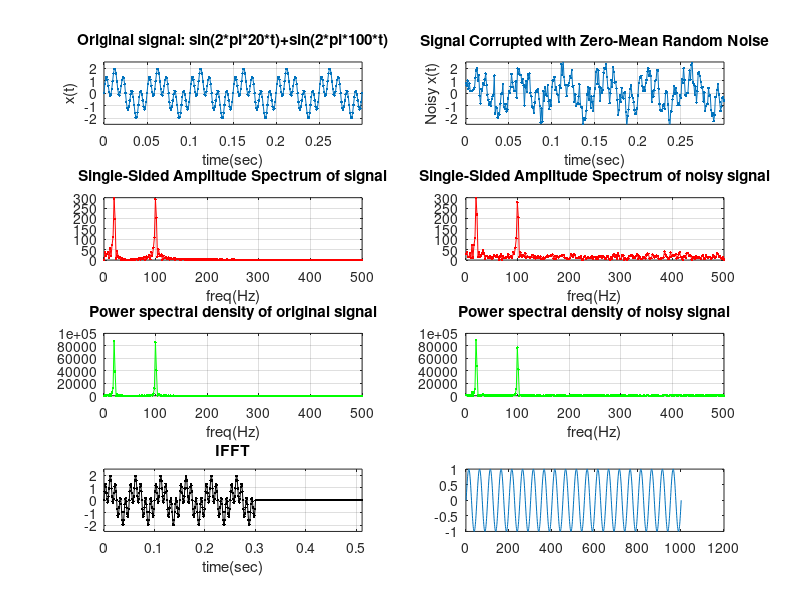
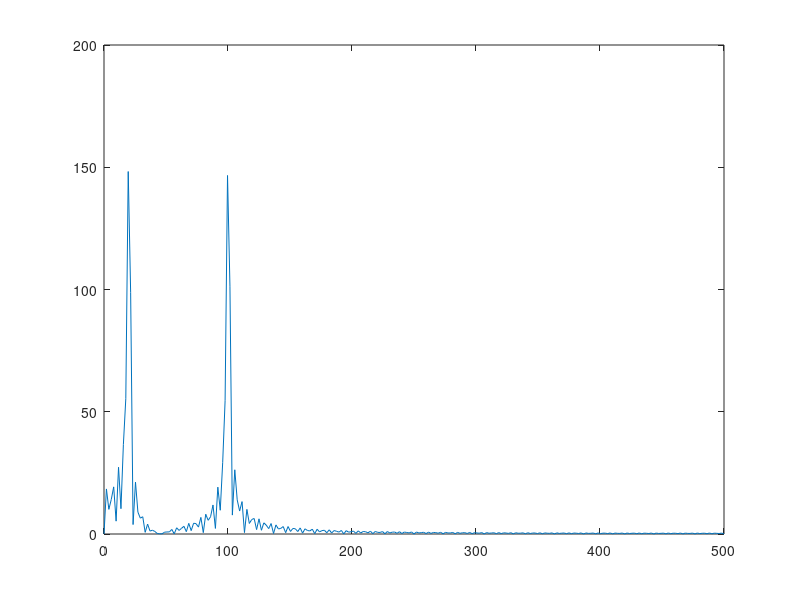

Write MATLAB code to recreate these figures, in order. (Note: this script raises an error after producing the figures.)


%% Sampling theorem:


    % pick a sampling frequency
    Fs = 120;

    % pick times of sampling
    t=0:1/Fs:1;
    w=12; % pick a signal frequency
    y = sin(w*t*2*pi);
    
    figure; plot(t, y, 'LineWidth',2); hold on
    
    % downsample the signal to 60 Hz
    t_60Hz = t(1:2:end);
    y_60Hz = y(1:2:end);
    
    plot(t_60Hz, y_60Hz, 'ro');
    
    plot(t_60Hz, y_60Hz, ':r', 'LineWidth',2);

    % downsample the signal to sub Nyquist
    t_10Hz = t(1:12:end);
    y_10Hz = y(1:12:end);
    
    plot(t_10Hz, y_10Hz, 'gd');
    
    plot(t_10Hz, y_10Hz, '-g', 'LineWidth',2);
    
    % they run ex1
    % they run ex1_practice
    
% =========================================================================    
%% +++++++++++++++++++++++++++++++++ FFT ++++++++++++++++++++++++++++++++++ 
% =========================================================================   

% creating signal
clc;
clear; % clears all variables
close all % close all windows

F1=20;
F2=100;
Fs = 1000;   % Sampling frequency
Ts = 1/Fs;        % Sampling time
t=0:Ts:.3;  % time vector

% Create signal
x=sin(2*pi*F1*t)+sin(2*pi*F2*t); % 2*pi to turn into radians

L = numel(x); % Length (number of elements)

noisy_x = x + 0.5*randn(1,L);  % Signal Corrupted with Zero-Mean Random Noise

% -------------------------------------------------------------------------
% FFT

NFFT = pow2(nextpow2(L));  % equivalent to 2^(nextpow2(L))
% NFFT = 301;

fft_x = fft(x,NFFT);        % take FFT
fft_noisy_x = fft(noisy_x,NFFT);
% FFT gives complex number

% let's look at the FFT:
fft_x(2)        % let's look at the 2nd element: 
                % it is a complex number - indicated by 'i'

plot(abs(fft_x)) % we can plot just the magnitude/amplitude with abs
% in plot, discard 2nd half cuz mirror image of the second half
hold on
plot(abs(fft_x).^2) % we can plot the magnitude squarred - power
% dot in the .^2 is to square each element
plot(fft_x.*conj(fft_x),'g+') % can plot the product with the complex conjigut
                              % are the same
hold off

p1 = fft_x.*conj(fft_x);    % mult by complex conjigut to get power (p)
p2 = fft_noisy_x.*conj(fft_noisy_x);

% f = Fs/2*linspace(0,1,NFFT/2+1); % determine the vector of frequencies
f = Fs/2*linspace(0,1,NFFT/2+1); %sampling rate

figure; plot(f,abs(fft_x(1:NFFT/2+1)))

% -------------------------------------------------------------------------

% IFFT (inverse FFT)
ifft_x = ifft(fft_x,NFFT);
ifft_noisy_x = ifft(fft_noisy_x,NFFT);

% plotting
figure(1);
subplot(4,2,1);
plot(t,x,'.-');
axis([0 .3 -2.5 2.5])
title('Original signal: sin(2*pi*20*t)+sin(2*pi*100*t)')
xlabel('time(sec)');
ylabel('x(t)');
grid on

subplot(4,2,2);
plot(t,noisy_x,'.-');
axis([0 .3 -2.5 2.5])
title('Signal Corrupted with Zero-Mean Random Noise')
xlabel('time(sec)');
ylabel('Noisy x(t)');
grid on

subplot(4,2,3);
plot(f,2*abs(fft_x(1:NFFT/2+1)),'r.-')
title('Single-Sided Amplitude Spectrum of signal')
xlabel('freq(Hz)');
grid on

subplot(4,2,4);
plot(f,2*abs(fft_noisy_x(1:NFFT/2+1)),'r.-')
title('Single-Sided Amplitude Spectrum of noisy signal')
xlabel('freq(Hz)');
grid on

subplot(4,2,5);
plot(f,4*p1(1:NFFT/2+1),'g.-')
title('Power spectral density of original signal')
xlabel('freq(Hz)');
grid on

subplot(4,2,6);
plot(f,4*p2(1:NFFT/2+1),'g.-')
title('Power spectral density of noisy signal')
xlabel('freq(Hz)');
grid on

% Trailing 0s is due to number of points/components (want more components
% than is actually in your signal)
subplot(4,2,7);
plot((0:1/(NFFT-1):1)*NFFT*Ts,real(ifft_x),'k.-')
axis([0 .512 -2.5 2.5])
title('IFFT')
xlabel('time(sec)');
grid on

subplot(4,2,8);
plot((0:1/(NFFT-1):1)*NFFT*Ts,real(ifft_noisy_x),'k.-')
axis([0 .512 -2.5 2.5])
title('IFFT')
xlabel('time(sec)');
grid on

% -------------------------------------------------------------------------
% -------------------------------------------------------------------------

% play with ex2_FFT_IFFTPractice
%
% this will generate 1 second of signal
% 10, 50 hz, and enough input samples in 1 sec to satisy Nyquist (100) 
%  - pick number of FFT to be larger than num points (512)
%  - pick number of iFFT points to be the same (512)
% -> perfect reconstruction in the inverse FFT
%
% What if number of input samples is less than 100?
% What if number of FFT is smaller than number of samples?
% What if number of iFFT is smaller than FFT?
   
% MAKE SPEC function for plotting spectra

% lets make a signal
   Fs = 1000;
   t=0:1/Fs:1;
   x = sin(20*2*pi*t); plot(x)
   spec(x,Fs,512)
   
% what about a small square blip - say touched the apparatus and gave a
% static discharge.
    xs = zeros(1,numel(t));
    xs(round(numel(t)/2)-3:round(numel(t)/2)+3) = 40*ones(1,6+1);
    x = xs+ sin(10*2*pi*t); 
    plot(x)
    spec(x,Fs,512)  
    % why is this?
    % that does this mean for analysis of your data signals (have to get
    % rid of these)
    %   - how can you get rid of them: filtering, exclude traces
   
 % lets add some noise  
   x = sin(10*2*pi*t)+rand(1,numel(t)); plot(x)
   spec(x,Fs,512) % where is the low frequency part comming from? Rand has mean of 0.5
   
% what about a linear drift?
    x = sin(10*2*pi*t) + t - 0.5; plot(x)
    spec(x,Fs,512)
    % this has edge effects
    
% how can we get rid of these types of edge artifacts?
%  subtract mean and use a window that tapers
    x = sin(10*2*pi*t) + t - 0.5; plot(x)
   win = hanning(numel(x))';
    plot(x); hold on
    plot(win, 'r')
    plot(win.*x,'g')     % note that it still has some drift
    spec(win.*x,Fs,512)

    specCell({x,win.*x},Fs,512) % can see that the power of main component 
                        %is squashed, but edge effects are even more so.
 
 
% =========================================================================    
%% +++++++++++++++++++++++++++ Filtering ++++++++++++++++++++++++++++++++++ 
% =========================================================================  

Fs = 1000;
t =0:1/Fs:2;

% slow linear drift?
x = sin(10*2*pi*t) + t - 0.5; plot(x)
spec(x,Fs,512)
% this has edge effects (= first and last signal is not at center)

% how can we get rid of these types of edge artifacts?
%  subtract mean and use a window that tapers
win = hanning(numel(x))';
plot(x); 
hold on
plot(win, 'r')
plot(win.*x,'g')     % note that it still has some drift

spec(win.*x,Fs,512)

specCell({x,win.*x},Fs,512) % can see that the power of main component 
                    %is squashed, but edge effects are even more so.

% -------------------------------------------------------------------------

% low pass filter
%   what do we use for a low pass filter?
%   box-car or another kernel with smooth edges

Fs = 100; %sampling rate
t =0:1/Fs:2;
s1 = rand(1,numel(t))+.3*sin(2*pi*3*t); % make a signal w/randomness
plot(t,s1)

n = 5;
kern = ones(1,n)./n;        % box carr window (filter kernel)
                              % (want kernel to sum to 1)
s2 = conv(s1,kern,'same');  % convolve (multiply then sum); 
                              % same = same number of data points out as put in
figure; plot(t,s1,'b')
hold on
plot(t,s2,'r')

figure
subplot(2,1,1)
plot(t,s1); hold on
plot(t,s2,'r')
specCell({s1-mean(s1),s2-mean(s2)},Fs,64)

close 
clear

% -------------------------------------------------------------------------

% high-pass filter
%   what does a high-pass filter look like?

x = 1:200;
s1 = rand(1,200)-0.5;     % make a 0-mean random signal
s1_slow = s1 + sin(x/25); % add a slow component

n = 19;                  % kernal size
kern = -ones(1,n)./n;    % make a negative box-car
kern(10) = 1;            % set the middle element
s2 = conv(s1_slow,kern,'same'); % convole it

plot(s1_slow, 'b')
hold on
plot(s2,'r')
hold off


figure
subplot(2,1,1)
plot(s1); hold on
plot(s2,'r')
specCell({s1-mean(s1),s2-mean(s2)},Fs,64)

figure
plot(s1_slow); hold on   % plot the random signal with slow component
plot(s2,'r')             % plot the filtered trace - what happened?
plot(s1,'g')             % plot original trace
% is the filtered trace exactly the same as the original s1? (zoom in)

close 
clear

% -------------------------------------------------------------------------

% Mexican Hat
%  filters can do all sorts of things
%  Lets see a sum of 2 gaussians.

s1 = zeros(1,300);          % make a staircase signal
s1(100:200) = ones(1,101);
s1(201:300) = ones(1,100).*2;

figure
subplot(2,1,1)
plot(s1); hold on
hat = gausswin(100,10).*2 - gausswin(100,5).*0.8; % sum of 2 gaussians
plot(hat,'r') % this is our kernel
set(gca,'YLim',[-0.5,2.5])

subplot(2,1,2)
s2 = conv(s1, hat, 'same'); % convolution again
plot(s2)
% edge detector - contrast enhancement in vision



% phase lag
%
% all the kernels we have used so far have been symmetric
%  - what does that require? Hint, think about causal/non-causal
%  - knowledge in the future and the past
%  - you can do this after you have the signal
%  - * but what about the digitizer on your recording rig?
%    - that is analogue, so no memory

close 
clear

% -------------------------------------------------------------------------

% let's do the low-pass filter again
s1 = rand(1,200)+sin([1:200]/10);  % make a signal
plot(s1)

n = 10;
kern = ones(1,n)./n;        % box carr window
kern_NC = [0,0,kern,0,0];   % put 0 padding in symmetrically (not centered)
kern_C = [kern,0,0,0,0];    % put in 0 padding for future values (centered)
s2_NC = conv(s1,kern_NC,'same');  % convolve
s2_C = conv(s1,kern_C,'same');  % convolve

figure
% subplot(2,1,1)
plot(s1); hold on
plot(s2_NC,'r')
plot(s2_C,'g')
% you can see that there is a phase shift

% you have to be very careful about introducing phase shifts when
% filtering your data !!!!!




% how you build a filter in matlab.


 
 
function spec(x, Fs, nFFT)
% plots the spectra of input signal x
    fft_x = fft(x,nFFT);
    fft_x = fft_x(1:nFFT/2+1);
    
    f = Fs/2*linspace(0,1,nFFT/2+1); % just a funciton of #:inc:#

    figure
    plot(f,fft_x.*conj(fft_x))
    xlabel('frequency'); ylabel('power')
end


function specCell(xc, Fs, nFFT)
% plots the spectra of input cell array xc containing signals
figure
col_vec = {'b','g','r','m'};
    for i=1:numel(xc)
        x = xc{i};
        fft_x = fft(x,nFFT);
        fft_x = fft_x(1:nFFT/2+1);

        f = Fs/2*linspace(0,1,nFFT/2+1);

        plot(f,fft_x.*conj(fft_x), col_vec{mod(i-1,4)+1}); hold on
        xlabel('frequency'); ylabel('power')
    end
end

